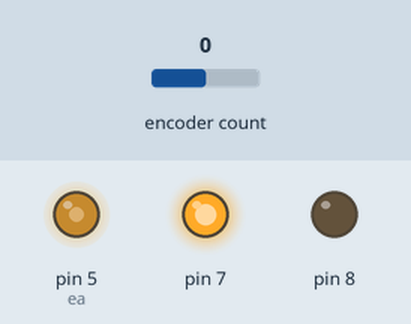
Recording of a sketch running on a simulated Arduino Uno, built with avr-gcc and run on an emulated ATmega328P. On the bench: output pins drawn as LEDs (lit = HIGH). The inputs (shaded band) are chosen by the test bench; at power-on: encoder count 0. What the sketch prints to the serial monitor is not drawn.

Above: at 1.2 s.
1.3 s: encoder count set to 1
Timing chart, 0 to 2.3 s (numbered marks = the images above; inputs shaded):
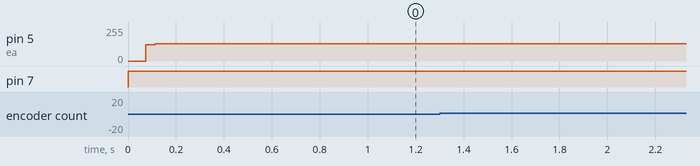

The sketch:

90_degree_of_motor_using_entire_PID.ino
```cpp
#include <Encoder.h>
//<SAHIL.DHANWANI>
#define ea 5
#define pk 0.1
#define dk 0.1
#define ik 0.01
#define hv 40

float error_p,opv,correction,pv_error=0,error_sum=0,error_d = 0;
int i = 0;
Encoder myEnc(3, 2);

void setup() {
  Serial.begin(9600);
  pinMode(ea,OUTPUT);
  pinMode(7,OUTPUT);
  pinMode(8,OUTPUT);
}

long oldPosition  = -999;

void loop() {
  long newPosition = myEnc.read();
  if (newPosition != oldPosition) {
    oldPosition = newPosition;
    Serial.println(newPosition);
  }
   error_p = 360 - newPosition;
   if(error_p > 0)
   {
    digitalWrite(7,HIGH);
    digitalWrite(8,LOW);
    if(i!=0)
      error_d = pv_error - error_p;

    correction = (error_p * pk) + (error_d * dk) + (error_sum * ik);

    opv = map(correction,0,hv,0,255);
    analogWrite(ea,opv);

    pv_error = error_p;
    error_sum += error_p;
   }
   else
   {
    error_d = pv_error - error_p;
    error_p = error_p * -1;
    digitalWrite(8,HIGH);
    digitalWrite(7,LOW);

    correction = (error_p * pk) + (error_d * dk) + (error_sum * ik);

    opv = map(correction,0,hv,0,255);
    analogWrite(ea,opv);

    pv_error = error_p * -1;
    error_sum += error_p;
   }
}
```
